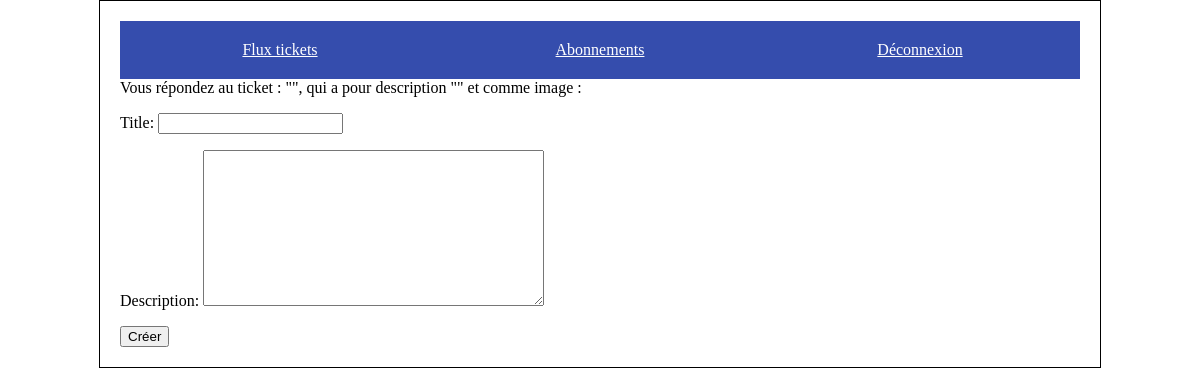
Before: /flux/answer_ticket/3 (signed in) with the older database file.
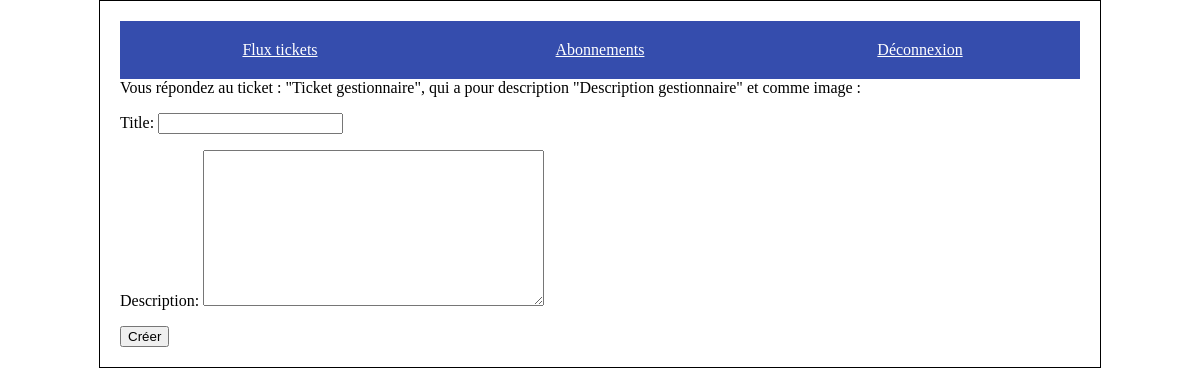
After: the same page with the newer database file.
### ticketing/models.py (models this page shows, shortened)
class Ticket(models.Model):
    title = models.CharField(max_length=128)
    description = models.TextField(max_length=2038, blank=True)
    user: User = models.ForeignKey(to=settings.AUTH_USER_MODEL,
                                   on_delete=models.CASCADE)
    image = models.ImageField(upload_to='ticketing/%Y/%m/%d/', blank=True)
    created_at = models.DateTimeField(auto_now_add=True)
    updated_at = models.DateTimeField(auto_now=True)

### flux/views.py (the view, shortened to what this page needs)
# urls.py: path('answer_ticket/<int:pk>', views.ReviewCreateView.as_view(), name='answer_ticket'),
class ReviewCreateView(LoginRequiredMixin, CreateView):
    model = Review
    success_url = reverse_lazy('list_flux')
    fields = ['title','description','ticket']
    template_name = 'flux/review_form.html'
    def get_form(self, form_class=None):
        form = super().get_form( form_class)
        ticket_id = self.kwargs.get("pk")
        form.fields['ticket'].widget = forms.HiddenInput(attrs={'value':ticket_id})
        return form
    def get_context_data(self, **kwargs):
        context = super(ReviewCreateView, self).get_context_data(**kwargs)
        ticket_id = self.kwargs.get("pk")
        ticket = Ticket.objects.filter(id=ticket_id).first()
        context.update({
            'ticket': ticket,
        })
        return context

### templates/flux/review_form.html (shortened to what this page needs)
{% extends 'base_connected.html' %}
{% block content %}
    <div class="answer_ticket">
        Vous répondez au ticket : "{{ticket.title}}", qui a pour description "{{ticket.description}}" et comme image :
    </div>
    <form method="post">{% csrf_token %}
        {{ form.as_p }}
        <input type="submit" value="Créer">
    </form>
{% endblock %}

Changed rows visible on the page:
added Ticket: title "Ticket gestionnaire", description "Description gestionnaire"
